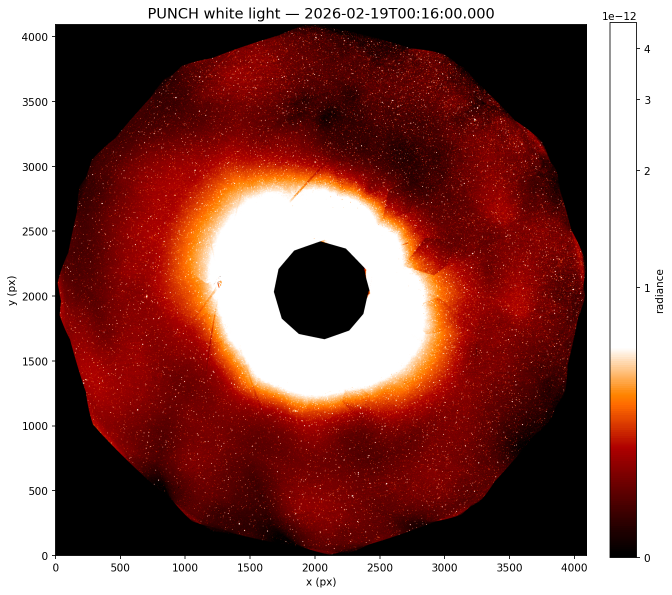
#> input picture PUNCH_L3_CAM_20260219.png, 1344 x 1189 px, found by its file name (shown at 1/2 size); the run also reads 1 picture not shown here
$ python _build_pi_report_v2.py
#> lines starting #> are read from the running program, lines starting #| are printed output that depends on the picture
"""Generate v2 of the PDF progress report for PI Jesse Kinder.

Changes vs v1 (agreed in review with Jassim):
- 4 pages; figures sized for legibility with self-contained captions.
- Circle-mask mechanism explained; self-imposed ~84 R_sun inner limit stated.
- "Cannot measure L" replaced by measured ~1000x noise-to-signal framing.
- Run 01 -> 02 -> 03 iteration story is the spine of page 2.
- Purity / completeness / match criterion defined in plain language.
- Visual-first is future-tense, owned as a lesson; Henry Throop reinforces it.
- DS9 described as zoom + stretch only.
- Native-FITS-as-source-of-truth principle included (256-value JP2 evidence).
- STEREO appears once, as a light tease, pending a good science frame.
"""
import os
from pathlib import Path

os.environ.setdefault("MPLCONFIGDIR", str(Path.cwd() / ".mplconfig"))

import matplotlib
matplotlib.use("Agg")
import matplotlib.pyplot as plt
from matplotlib.backends.backend_pdf import PdfPages
import matplotlib.image as mpimg

PROJECT = Path("/Users/jassim/Desktop/MEE 2024 Coronagraph/MEE2024_HussainKinder")
OUT = PROJECT / "PUNCH_Progress_Report_Jassim_v2.pdf"

INK = "#1a1a2e"
ACCENT = "#0b5394"
MUTED = "#555555"
RULE = "#c9d3df"
BOXBG = "#eef3f8"

PAGE_W, PAGE_H = 8.5, 11.0
MARGIN = 0.85
LH = 0.19  # body line height (inches)
FS = 8.7   # body font size


def new_page():
    fig = plt.figure(figsize=(PAGE_W, PAGE_H))
    fig.patch.set_facecolor("white")
    ax = fig.add_axes([0, 0, 1, 1])
    ax.set_xlim(0, 1)
    ax.set_ylim(0, 1)
    ax.axis("off")
    return fig, ax


def xf(inch):
    return inch / PAGE_W


def yf(inch):
    return inch / PAGE_H


def para(ax, x_in, y_in, lines, fontsize=FS, lh=LH, color=INK, style=None):
    """Write pre-wrapped lines starting at top y_in (inches). Returns y after."""
    yy = y_in
    for line in lines:
        if line:
            ax.text(xf(x_in), yf(yy), line, fontsize=fontsize, color=color,
                    va="top", style=style or "normal")
            yy -= lh
        else:
            yy -= 0.55 * lh  # paragraph gap
    return yy


def add_image(ax, path, x_in, y_in, w_in, h_in, caption=None):
    """Place image fitted inside box (inches; y_in = bottom of box)."""
    x, y, w, h = xf(x_in), yf(y_in), xf(w_in), yf(h_in)
    try:
        img = mpimg.imread(str(path))
    except Exception:
        ax.text(x + w / 2, y + h / 2, f"[missing figure]\n{Path(path).name}",
                ha="center", va="center", fontsize=7, color="red")
        return
    ih, iw = img.shape[0], img.shape[1]
    aspect = iw / ih
    box_aspect = w_in / h_in
    if aspect > box_aspect:
        dw_in, dh_in = w_in, w_in / aspect
    else:
        dh_in, dw_in = h_in, h_in * aspect
    cx = x + (w - xf(dw_in)) / 2
    cy = y + (h - yf(dh_in)) / 2
    iax = ax.figure.add_axes([cx, cy, xf(dw_in), yf(dh_in)])
    iax.imshow(img)
    iax.axis("off")
    for s in iax.spines.values():
        s.set_visible(True)
        s.set_edgecolor(RULE)
    if caption:
        ax.text(x + w / 2, y - yf(0.10), caption, ha="center", va="top",
                fontsize=7.2, color=MUTED, style="italic", wrap=True)


def header(ax, title, page_no):
    if title:
        ax.text(xf(MARGIN), yf(PAGE_H - 0.62), title, fontsize=13,
                fontweight="bold", color=ACCENT, va="center")
        ax.plot([xf(MARGIN), 1 - xf(MARGIN)], [yf(PAGE_H - 0.78)] * 2,
                color=RULE, lw=1)
    ax.text(1 - xf(MARGIN), yf(0.45), f"{page_no}", ha="right",
            fontsize=8, color=MUTED)
    ax.text(xf(MARGIN), yf(0.45),
            "PUNCH Coronagraph — Progress Report · Jassim Hussain",
            ha="left", fontsize=7, color=MUTED)


def section(ax, y_in, text, fontsize=11.5):
    ax.text(xf(MARGIN), yf(y_in), text, fontsize=fontsize, fontweight="bold",
            color=ACCENT, va="top")
    return y_in - 0.32


with PdfPages(OUT) as pdf:
    # ========================= PAGE 1 =========================
    fig, ax = new_page()

    band_h = 2.15
    ax.add_patch(plt.Rectangle((0, yf(PAGE_H - band_h)), 1, yf(band_h),
                               color=ACCENT, zorder=0))
    ax.text(xf(MARGIN), yf(PAGE_H - 0.85),
            "Adapting the MEE Pipeline to PUNCH Coronagraph Data",
            fontsize=16.5, fontweight="bold", color="white", va="center")
    ax.text(xf(MARGIN), yf(PAGE_H - 1.32),
            "Centroid detection, Gaia validation, and what the noise floor taught us",
            fontsize=10.5, color="#d6e4f0", va="center")
    ax.text(xf(MARGIN), yf(PAGE_H - 1.78),
            "Prepared by Jassim Hussain   |   PI: Prof. Jesse Kinder   |   July 2026",
            fontsize=9, color="#eaf1f8", va="center")

    summ = [
        "Over the past few weeks I adapted our MEE2024 Tab 1 centroid pipeline to PUNCH Level-3 white-light",
        "coronagraph images. PUNCH turned out to be different enough from eclipse data that I went through three",
        "full pipeline iterations before getting a clean result — the corona itself generates thousands of false",
        "detections, so I ultimately masked the inner field and validated everything that remained against the Gaia",
        "star catalog using PUNCH's mission pointing solution.",
        "",
        "The pipeline works: of 4,343 detected centroids in the final run, 86% correspond to real catalog stars.",
        "But the same analysis quantified a hard limitation — at PUNCH's plate scale (~81\u2033/pixel), the gravitational",
        "deflection signal for even our closest detectable star is roughly 1,000x below our measured position noise.",
        "Moving closer to the Sun doesn't fix this: at PUNCH's resolution, no observable radius puts the signal",
        "above the noise.",
        "",
        "The value of this exercise is that the machinery — centroid finding, catalog matching, and the deflection",
        "sensitivity check — is now built and validated, and the numbers tell us exactly what kind of instrument it",
        "needs next: a finer plate scale that reaches closer to the Sun. For future runs I also plan a visual-first",
        "step (confirming stars by eye before trusting automated matches), a check I skipped on this first pass.",
    ]
    box_top = PAGE_H - band_h - 0.30
    n_text = sum(1 for line in summ if line)
    n_blank = len(summ) - n_text
    box_h = 0.62 + n_text * LH + n_blank * 0.55 * LH + 0.12
    box_bot = box_top - box_h
    ax.add_patch(plt.Rectangle((xf(MARGIN), yf(box_bot)), 1 - 2 * xf(MARGIN),
                               yf(box_h), color=BOXBG, ec=RULE, lw=1))
    ax.text(xf(MARGIN + 0.2), yf(box_top - 0.26), "Executive Summary",
            fontsize=11, fontweight="bold", color=ACCENT, va="top")
    para(ax, MARGIN + 0.2, box_top - 0.60, summ)

    yy = section(ax, box_bot - 0.28, "1.  Data & Setup")
    data_rows = [
        ("Instrument:", "PUNCH (Polarimeter to Unify the Corona and Heliosphere), Level-3 white light."),
        ("Frame:", "2026-02-19 00:16 UTC, 4096 x 4096 pixels, Sun centered at pixel (2048, 2048)."),
        ("Plate scale:", "~81 arcsec/pixel — about 44x coarser than our eclipse data (~1.85\u2033/px); 1 R\u2609 \u2248 12 px."),
        ("The challenge:", "the corona fills the inner ~20% of the frame with bright, lumpy structure that the"),
        ("", "centroid finder happily mistakes for stars."),
    ]
    for lead, txt in data_rows:
        if lead:
            ax.text(xf(MARGIN + 0.05), yf(yy), lead, fontsize=FS,
                    fontweight="bold", color=INK, va="top")
        ax.text(xf(MARGIN + 1.15), yf(yy), txt, fontsize=FS, color=INK, va="top")
        yy -= 0.215

    fig1_top = yy - 0.12
    add_image(ax, PROJECT / "PUNCH_L3_CAM_20260219.png",
              MARGIN, 0.95, PAGE_W - 2 * MARGIN, fig1_top - 0.95,
              caption="Figure 1. The 2026-02-19 PUNCH white-light frame. The Sun (black disk) is surrounded by the bright corona;\n"
                      "real stars are faint points in the outer field. Everything inside the corona is a minefield for automated star detection.")
#> in add_image, img is the input picture: shape (1189, 1344, 4) float32; mean R, G, B, A 0.566, 0.373, 0.353, 1
    header(ax, "", 1)
    pdf.savefig(fig)
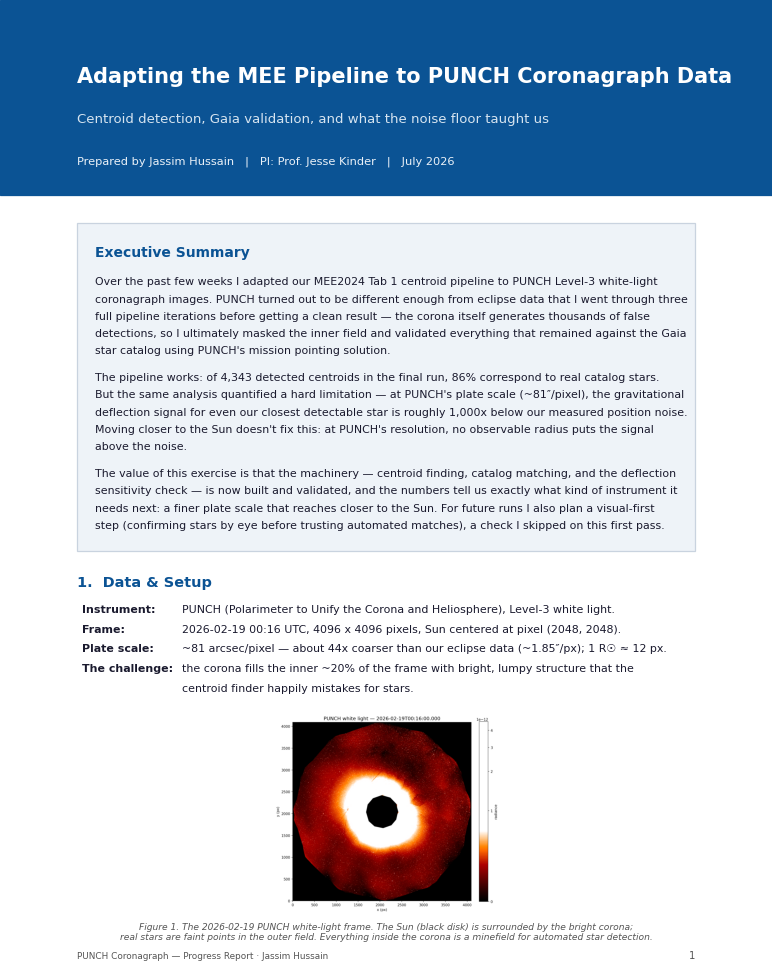
#> figure drawn by matplotlib, 2 panels
    plt.close(fig)

    # ========================= PAGE 2 =========================
    fig, ax = new_page()
    header(ax, "2.  What I Did — Three Iterations to a Clean Detection", 2)

    # ---- run table ----
    tbl_top = PAGE_H - 1.15
    rows = [
        ["Run", "Threshold", "Corona handling", "Centroids", "Outcome"],
        ["01", "\u03c3 = 6", "none (MEE's blob mask never fires on PUNCH)", "9,255", "mostly corona junk"],
        ["02", "\u03c3 = 10", "none", "4,824", "still corona-dominated"],
        ["03", "\u03c3 = 10", "circle mask, r < 1000 px", "4,343", "clean — used for analysis"],
    ]
    col_x = [MARGIN + 0.05, MARGIN + 0.55, MARGIN + 1.45, MARGIN + 4.35, MARGIN + 5.15]
    rh = 0.26
    for r, row in enumerate(rows):
        ytop = tbl_top - r * rh
        if r == 0:
            ax.add_patch(plt.Rectangle((xf(MARGIN), yf(ytop - rh + 0.05)),
                                       1 - 2 * xf(MARGIN), yf(rh),
                                       color=ACCENT, zorder=0))
        elif r % 2 == 0:
            ax.add_patch(plt.Rectangle((xf(MARGIN), yf(ytop - rh + 0.05)),
                                       1 - 2 * xf(MARGIN), yf(rh),
                                       color="#f4f7fa", zorder=0))
        for c, cell in enumerate(row):
            bold = (r == 0) or (r == 3 and c == 2)
            ax.text(xf(col_x[c]), yf(ytop - 0.055), cell, fontsize=8.3,
                    va="top", color="white" if r == 0 else INK,
                    fontweight="bold" if bold else "normal")

    p1 = [
        "MEE's built-in saturation mask assumes an over-exposed Sun; PUNCH's Sun is a dark hole, so that mask",
        "never activated. For run 03 I wrote my own pre-processing step: every pixel within 1,000 px of Sun-center",
        "is replaced with a single flat sky value (the median of a thin ring just outside the mask), blanking 18.7%",
        "of the image. This removes the corona's false bumps before the centroid finder ever sees them.",
    ]
    yy = para(ax, MARGIN, tbl_top - 4 * rh - 0.18, p1)

    note = [
        "One important consequence: at 12 px per solar radius, a 1,000 px mask means the nearest star we can",
        "possibly detect sits at ~83 solar radii. That inner limit in everything below is self-imposed by the",
        "mask — not a physical property of the data.",
    ]
    yy = para(ax, MARGIN, yy - 0.10, note, style="italic", color=MUTED)

    yy = section(ax, yy - 0.18, "2.1  Validating against Gaia")
    p2 = [
        "A detected centroid counts as a match if it lands within 2 pixels of where the Gaia catalog says a star",
        "should be (projected through PUNCH's pointing solution). Two numbers summarize the result:",
    ]
    yy = para(ax, MARGIN, yy, p2)
    defs = [
        (True, "Purity = 86.3% — of the 4,343 things I flagged, 3,749 are real stars. The detector rarely cries wolf."),
        (True, "Completeness = 44.8% — of the 8,560 catalog stars bright enough to be in the usable field, I"),
        (False, "recovered about 45%. The fainter half stay below PUNCH's noise."),
    ]
    yy -= 0.04
    for has_bullet, txt in defs:
        if has_bullet:
            ax.text(xf(MARGIN + 0.05), yf(yy), "\u2022", fontsize=FS, color=ACCENT, va="top")
        ax.text(xf(MARGIN + 0.22), yf(yy), txt, fontsize=FS, color=INK, va="top")
        yy -= LH

    add_image(ax, PROJECT / "Coronagraph Runs/punch_tab1_run03/gaia_match_overlay.png",
              MARGIN, 1.15, PAGE_W - 2 * MARGIN, yy - 0.20 - 1.15,
              caption="Figure 2. Run 03 validation. Left: detected centroids (cyan) on the masked PUNCH frame. Right: the Gaia truth set —\n"
                      "green points are catalog stars recovered by the pipeline. The empty central region is the r < 1000 px corona mask.")
#> call 2 of add_image, with x_in = 0.85, y_in = 1.15, w_in = 6.8, h_in = 4.36
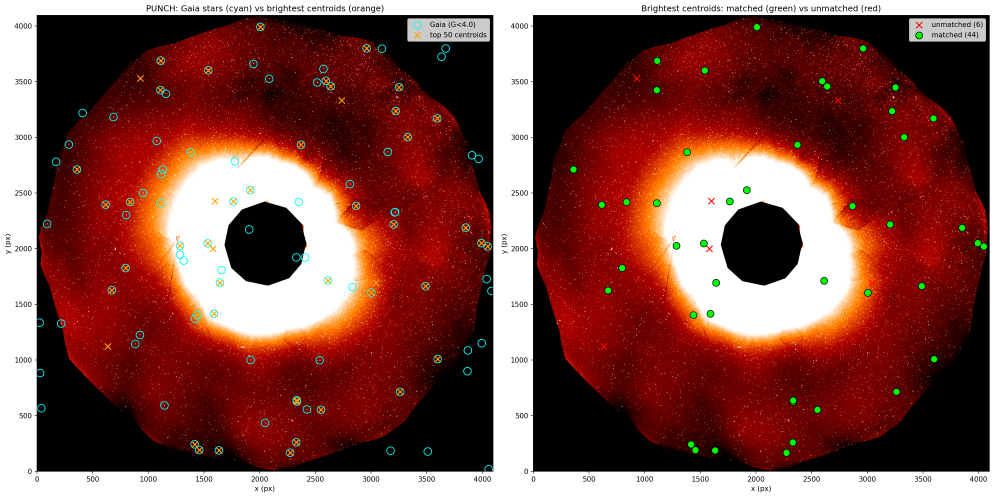
#> input picture Coronagraph Runs/punch_tab1_bright/gaia_match_overlay.png, 2982 x 1492 px, found by its file name (shown at 1/3 size)
#> in add_image, img is the input picture: shape (1492, 2982, 4) float32; mean R, G, B, A 0.499, 0.283, 0.257, 1
    pdf.savefig(fig)
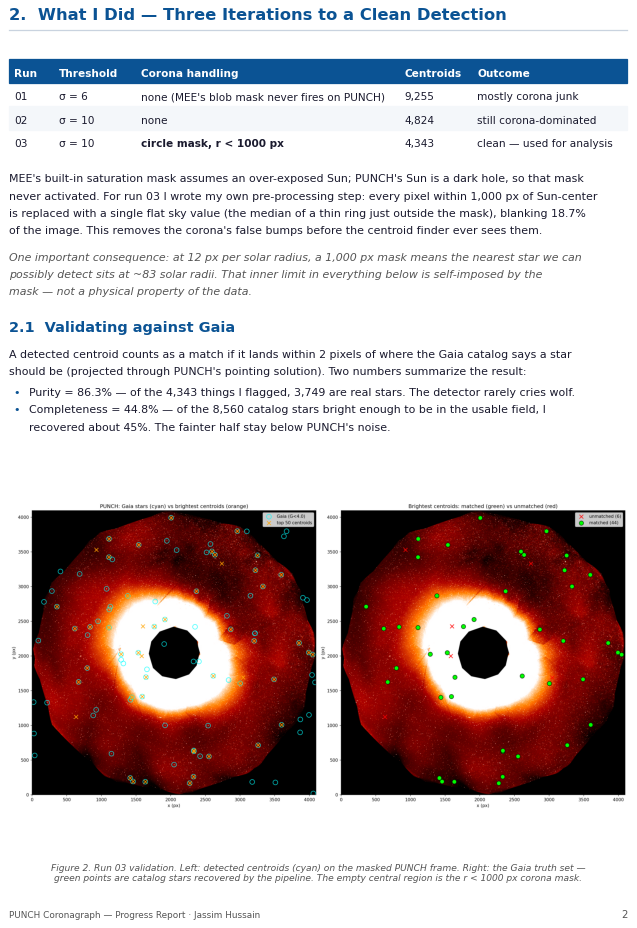
#> figure drawn by matplotlib, 2 panels
    plt.close(fig)

    # ========================= PAGE 3 =========================
    fig, ax = new_page()
    header(ax, "3.  The Limiting Result — Deflection Signal vs. Noise Floor", 3)

    # key numbers block
    kb_top = PAGE_H - 1.2
    kb_h = 1.42
    ax.add_patch(plt.Rectangle((xf(MARGIN), yf(kb_top - kb_h)),
                               1 - 2 * xf(MARGIN), yf(kb_h),
                               color=BOXBG, ec=RULE, lw=1))
    kv = [
        ("Closest detectable star:", "83.7 solar radii from Sun center (set by the corona mask)"),
        ("Predicted Einstein deflection there:", "0.021 arcsec  \u2248  0.0003 pixels"),
        ("Measured position noise:", "22.6 arcsec  \u2248  0.28 pixels  (median centroid-to-Gaia residual)"),
        ("The gap:", "signal is ~1,000x below the noise"),
    ]
    yy = kb_top - 0.22
    for lead, txt in kv:
        ax.text(xf(MARGIN + 0.2), yf(yy), lead, fontsize=9.2, fontweight="bold",
                color=INK, va="top")
        ax.text(xf(MARGIN + 3.05), yf(yy), txt, fontsize=9.2, color=INK, va="top")
        yy -= 0.29

    p = [
        "The natural question is whether detecting stars closer to the Sun would close the gap. It would not.",
        "Deflection grows as 1.75\u2033/r, so to lift the signal above even a tenth of a pixel at PUNCH's scale, a star",
        "would need to sit at r < 0.2 solar radii — inside the Sun. The limitation is not where our stars are; it is",
        "that 81\u2033 pixels are too coarse for this measurement at any radius.",
        "",
        "That is a useful thing to know precisely, and it points directly at what would work: the same pipeline",
        "pointed at a coronagraph with a finer plate scale, which can both resolve smaller shifts and see stars",
        "much nearer the limb.",
    ]
    yy = para(ax, MARGIN, kb_top - kb_h - 0.28, p)

    fig3_top = yy - 0.15
    add_image(ax, PROJECT / "Coronagraph Runs/punch_tab1_run03/deflection_sensitivity_scatter.png",
              MARGIN, fig3_top - 2.15, PAGE_W - 2 * MARGIN, 2.15,
              caption="Figure 3. Measured star offsets vs. distance from the Sun (left: total offset, right: radial component). The red curve\n"
                      "is the predicted Einstein deflection (1.75\u2033/r) — three orders of magnitude below the measurement noise at every\n"
                      "distance PUNCH can see. The dashed gray line is the ~23\u2033 noise floor.")
#> call 3 of add_image, with x_in = 0.85, y_in = 4.37, w_in = 6.8, h_in = 2.15
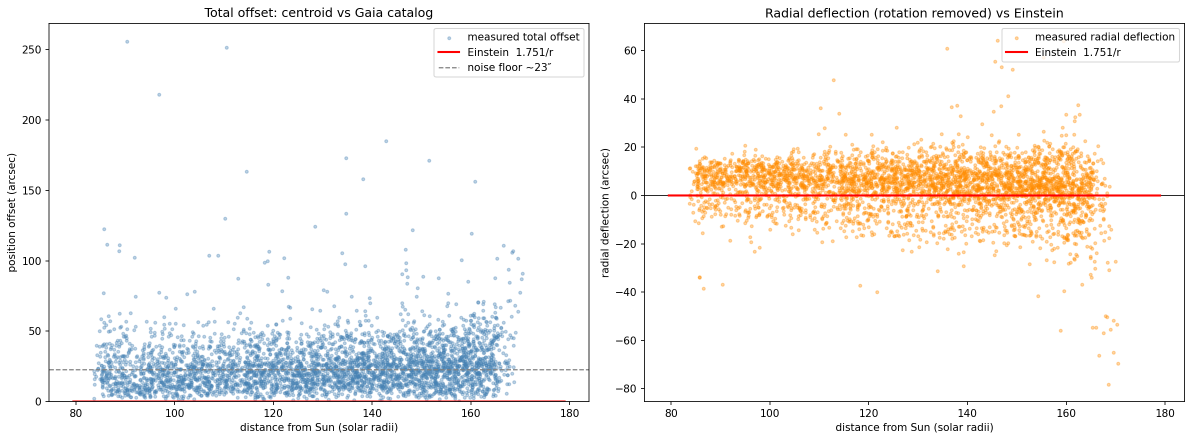
#> input picture Coronagraph Runs/punch_tab1_run03/deflection_sensitivity_scatter.png, 2384 x 881 px, found by its file name (shown at 1/2 size)
#> in add_image, img is the input picture: shape (881, 2384, 4) float32; mean R, G, B, A 0.965, 0.956, 0.947, 1

    # supplementary: preprocessed preview to show the mask visually
    add_image(ax, PROJECT / "Coronagraph Runs/punch_tab1_run03/preprocessed_preview.png",
              MARGIN, 1.35, PAGE_W - 2 * MARGIN, fig3_top - 2.15 - 0.75 - 1.35,
              caption="Figure 4. The corona mask that made run 03 work. Left: original frame. Right: the pre-processed input actually fed\n"
                      "to the centroid finder — everything inside r < 1000 px (dashed circle) is flattened to a single sky value.")
#> call 4 of add_image, with x_in = 0.85, y_in = 1.35, w_in = 6.8, h_in = 2.27
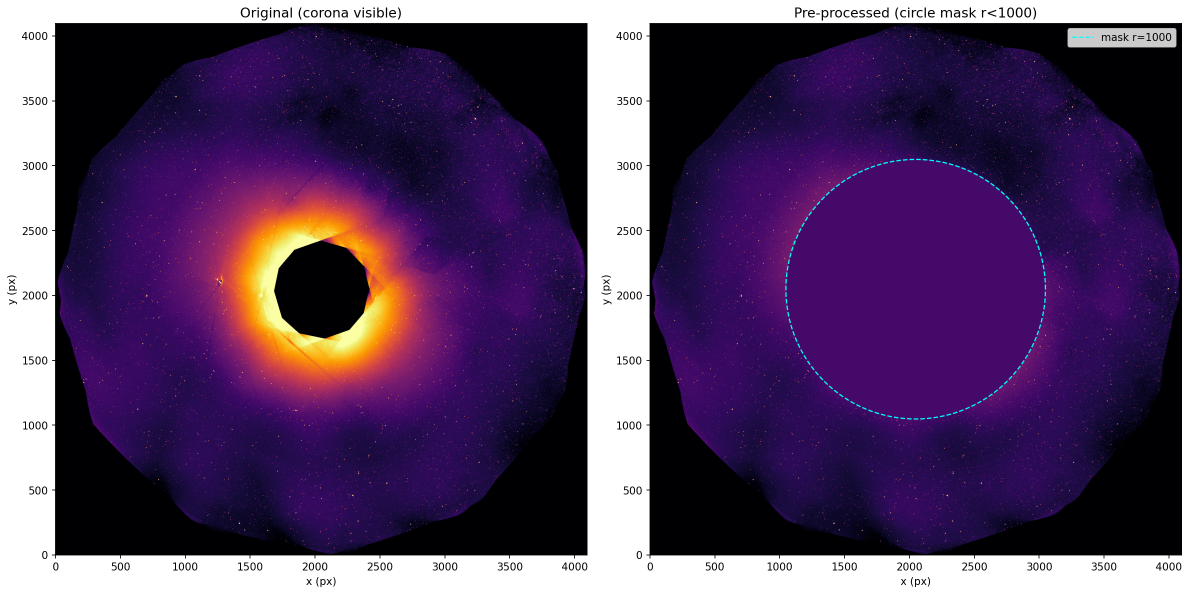
#> input picture Coronagraph Runs/punch_tab1_run03/preprocessed_preview.png, 2379 x 1188 px, found by its file name (shown at 1/2 size)
#> in add_image, img is the input picture: shape (1188, 2379, 4) float32; mean R, G, B, A 0.331, 0.237, 0.387, 1
#> (the rest of the program and of its run is left out)
